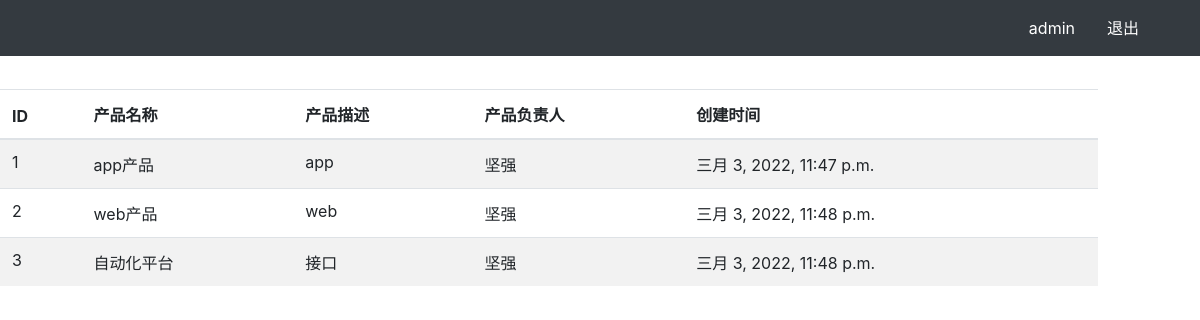
The page /product_manage/ (signed in) on the database its author committed.
### product/models.py (models this page shows, shortened)
class Product(models.Model):
    productname = models.CharField('产品名称', max_length=64)  # 产品名称
    productdesc = models.CharField('产品描述', max_length=200)  # 产品描述
    producter = models.CharField('产品负责人', max_length=200)  # 产品负责人
    create_time = models.DateTimeField('创建时间', auto_now=True)  # 创建时间，自动获取# 当前时间
    class Meta:
        managed = True
        verbose_name = '产品管理'
        verbose_name_plural = '产品管理'

### product/proviews.py (the view)
# urls.py: path('product_manage/', proviews.product_manage),
def product_manage(request):
    username = request.session.get('user', '')
    product_list = Product.objects.all()
    return render(request, "product_manage.html", {"user": username, "products": product_list})

### product/templates/product_manage.html (shortened to what this page needs)
<head>
    {% load bootstrap4 %}
    {% bootstrap_css %}
</head>
<body role="document">
<nav class="navbar navbar-expand-sm bg-dark navbar-dark fixed-top">
    <div class="container">
        <a class="navbar-brand" href="#">&nbsp;</a>
        <ul class="nav justify-content-end">
            <li class="nav-link"><a style='color:white' href="#">{{ user }}</a></li>
            <li class="nav-link"><a style='color:white' href="/logout/">退出</a></li>
        </ul>
    </div>
</nav>
<div class="row" style="padding-top: 20px;">
    <div class="col-md-11">
        <table class="table table-striped">
            <thead>
            <tr>
                <td>&nbsp;</td>
            </tr>
            <tr>
                <th>ID</th>
                <th>产品名称</th>
                <th>产品描述</th>
                <th>产品负责人</th>
                <th>创建时间</th>
            </tr>
            </thead>
            <tbody>
            {% for product in products %}
                <tr>
                    <td>{{ product.id }}</td>
                    <td>{{ product.productname }}</td>
                    <td>{{ product.productdesc }}</td>
                    <td>{{ product.producter }}</td>
                    <td>{{ product.create_time }}</td>
                </tr>
            {% endfor %}
            </tbody>
        </table>
    </div>
</div>
</body>
</html>

### rows shown on the page
Product: id "1", productname "app产品", productdesc "app", producter "坚强", create_time "三月 3, 2022, 11:47 p.m."
Product: id "2", productname "web产品", productdesc "web", producter "坚强", create_time "三月 3, 2022, 11:48 p.m."
Product: id "3", productname "自动化平台", productdesc "接口", producter "坚强", create_time "三月 3, 2022, 11:48 p.m."

### other values the page prints
{{ user }} "admin"
